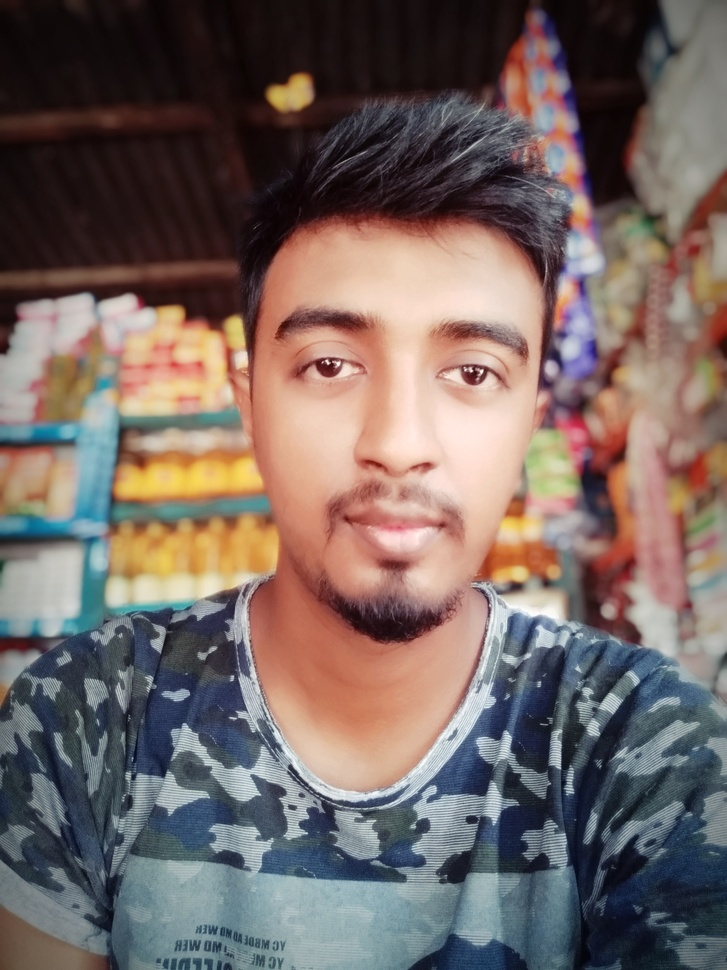
#> input picture face_recogniton/known_faces/noyon/noyon.jpg, 727 x 970 px, shrunk from 3456 x 4608 before the run; its folder holds only this picture in this run
$ jupyter execute Untitled1.ipynb
#> lines starting #> are read from the running program, lines starting #| are printed output that depends on the picture
[cell 1]
import cv2
#os module for reading training data directories and paths
import os
#numpy to convert python lists to numpy arrays as it is needed by OpenCV face recognizers
import numpy as np

[cell 2]
def detect_face(img):
    #convert the test image to gray scale as opencv face detector expects gray images
    gray = cv2.cvtColor(img, cv2.COLOR_BGR2GRAY)

    #load OpenCV face detector, I am using LBP which is fast
    #there is also a more accurate but slow: Haar classifier
    face_cascade = cv2.CascadeClassifier('C:/Users/User/Anaconda3/Library/etc/lbpcascades/lbpcascade_frontalface.xml')

    #let's detect multiscale images(some images may be closer to camera than others)
    #result is a list of faces
    faces = face_cascade.detectMultiScale(gray, 1.2, 5)
    print(len(faces))

    #if no faces are detected then return original img
    if (len(faces) == 0):
        return None, None

    #under the assumption that there will be only one face,
    #extract the face area
    (x, y, w, h) = faces[0]
    print(faces[0])
    #return only the face part of the image
    return gray[y:y+w, x:x+h], faces[0]

[cell 3]
KNOWN_FACES_DIR = 'known_faces'
UNKNOWN_FACES_DIR = 'unknown_faces'
subjects = ["", "hanif", "noyon"]

[cell 4]
print('Loading known faces...')
faces = []
#list to hold labels for all subjects
labels = []
for name in os.listdir(KNOWN_FACES_DIR):

    # Next we load every file of faces of known person
    for filename in os.listdir(f'{KNOWN_FACES_DIR}/{name}'):

        #imagepath
        imagepath = KNOWN_FACES_DIR+"/"+name+"/"+filename
        image = cv2.imread(imagepath)
#> image is the input picture: shape (970, 727, 3); mean B, G, R 98.4, 102.7, 117.3
        #cv2.imshow("Training on image...", image)
        #cv2.waitKey(100)

        face, rect = detect_face(image)
#> in detect_face, `gray = cv2.cvtColor(img, cv2.COLOR_BGR2GRAY)`:
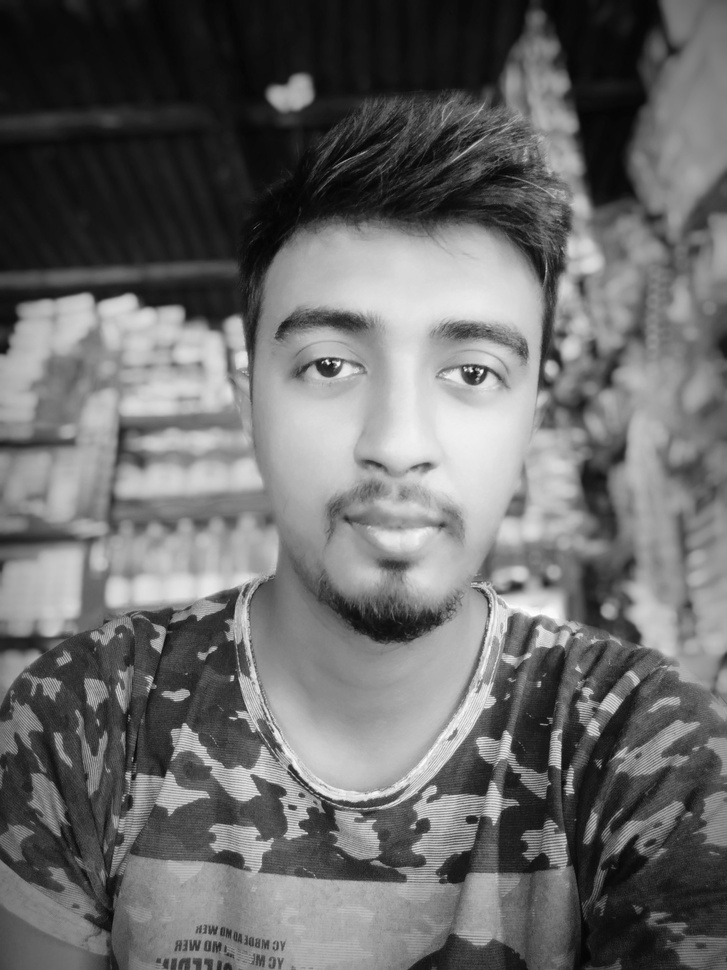
#> gray: shape (970, 727); min 3, max 255, mean 106.6
        if face is not None:
            faces.append(face)
            #add label for this face
            labels.append(name)

    cv2.destroyAllWindows()
    cv2.waitKey(1)
    cv2.destroyAllWindows()
